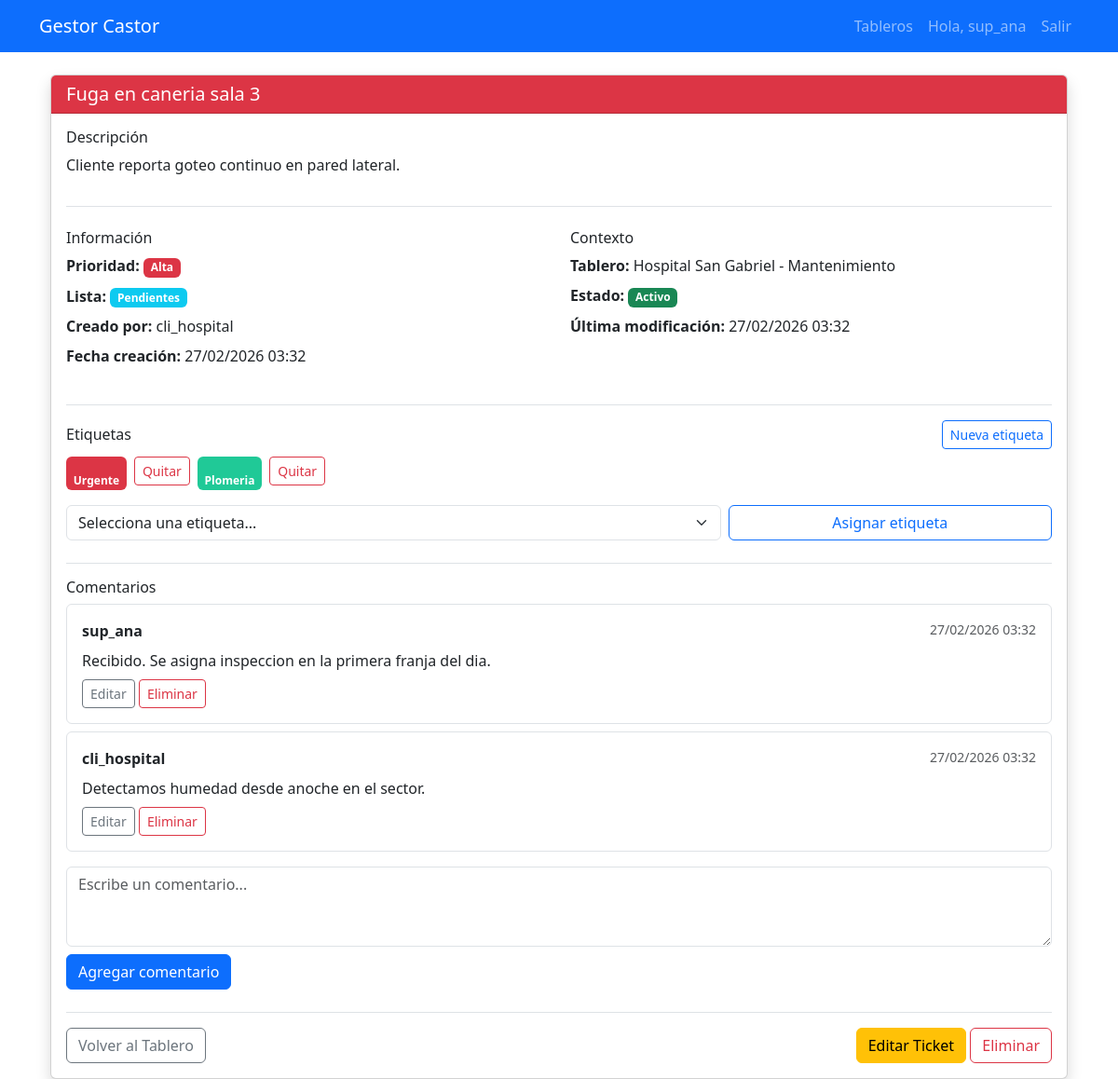
/tickets/1/ (signed in), run on the app's committed database.
### apps/ticket/models.py (models this page shows, shortened)
class Ticket(models.Model):
    PRIORIDAD_CHOICES = [
        (1, 'Baja'),
        (2, 'Media'),
        (3, 'Alta'),
    ]
    titulo = models.CharField(max_length=100)
    descripcion = models.TextField(blank=True, null=True)
    tablero = models.ForeignKey('tablero.Tablero', on_delete=models.CASCADE, related_name='tickets')
    lista = models.ForeignKey('lista.Lista', on_delete=models.CASCADE, related_name='tickets')
    creado_por = models.ForeignKey(User, on_delete=models.SET_NULL, null=True, related_name='tickets_creados') # consideramos ideal nulleable por si el usuario relacionado cambia o es borrado.
    asignado_a = models.ForeignKey(User, on_delete=models.SET_NULL, null=True, blank=True, related_name='tickets_asignados')
    prioridad = models.IntegerField(choices=PRIORIDAD_CHOICES, default=2)
    fecha_creacion = models.DateTimeField(auto_now_add=True)
    fecha_actualizacion = models.DateTimeField(auto_now=True)
    activo = models.BooleanField(default=True)
    class Meta:
        ordering = ['-fecha_creacion'] # ordenamos por fecha.
        verbose_name = 'Ticket'
        verbose_name_plural = 'Tickets'

### apps/lista/models.py (models this page shows, shortened)
class Lista(models.Model):
    titulo = models.CharField(max_length=200)
    orden = models.PositiveIntegerField(default=1) # restrigimos a valores positivos iniciando en 1.
    tablero = models.ForeignKey('tablero.Tablero', on_delete=models.CASCADE, related_name='listas') # cada "columna" pertenece a un tablero.
    fecha_creacion = models.DateTimeField(auto_now_add=True)
    class Meta:
        ordering = ['orden'] # esto es para ordenar las "columnas"
        verbose_name = 'Lista'
        verbose_name_plural = 'Listas'
        unique_together = ('tablero', 'orden') # para que no se pueda posicionar una lista en el mismo lugar de otra. (el id de tablero junto al valor de orden son únicos)

### apps/tablero/models.py (models this page shows, shortened)
class Tablero(models.Model):
    titulo = models.CharField(max_length=100)
    descripcion = models.TextField(blank=True, null=True)
    creado_por = models.ForeignKey(User, on_delete=models.CASCADE, related_name='tableros_creados')
    fecha_creacion = models.DateTimeField(auto_now_add=True)

### apps/etiqueta/models.py (models this page shows, shortened)
class EtiquetaTicket(models.Model):
    ticket = models.ForeignKey('ticket.Ticket', on_delete=models.CASCADE, related_name='ticket_etiquetas')
    etiqueta = models.ForeignKey('Etiqueta', on_delete=models.CASCADE, related_name='etiqueta_tickets')
    fecha_asignacion = models.DateTimeField(auto_now_add=True)
    class Meta:
        unique_together = ('ticket', 'etiqueta') # Asi evitamos que se pueda etiquetar más de una vez con la misma etiqueta a un ticket.
        verbose_name = 'Etiqueta aplicada al ticket'
        verbose_name_plural = 'Etiquetas aplicadas a tickets'

class Etiqueta(models.Model):
    nombre = models.CharField(max_length=100)
    color = models.CharField(max_length=20, default="#cccccc")
    tablero = models.ForeignKey('tablero.Tablero', on_delete=models.CASCADE, related_name='etiquetas')
    fecha_creacion = models.DateTimeField(auto_now_add=True)
    class Meta:
        verbose_name = 'Etiqueta'
        verbose_name_plural = 'Etiquetas'
        ordering = ['nombre'] # Ordenamos alfabeticamente.

### apps/comentario/models.py (models this page shows, shortened)
class Comentario(models.Model):
    ticket = models.ForeignKey('ticket.Ticket', on_delete=models.CASCADE, related_name='comentarios')
    usuario = models.ForeignKey(User, on_delete=models.SET_NULL, null=True, related_name='comentarios_realizados') # esto.. dudo si sea ideal dejarlo en null cuando un usuario sea borrado.
    contenido = models.TextField()
    fecha_creacion = models.DateTimeField(auto_now_add=True)
    fecha_actualizacion = models.DateTimeField(auto_now=True)
    activo = models.BooleanField(default=True)
    class Meta:
        ordering = ['-fecha_creacion']
        verbose_name = 'Comentario'
        verbose_name_plural = 'Comentarios'

### apps/ticket/views.py (the view)
# urls.py: path('<int:pk>/', TicketDetailView.as_view(), name='detalle_ticket'),
class TicketDetailView(LoginRequiredMixin, PermissionRequiredMixin, DetailView):
    model = Ticket
    template_name = 'ticket/detalle_ticket.html'
    context_object_name = 'ticket'
    permission_required = 'ticket.view_ticket'
    def get_queryset(self):
        return Ticket.objects.filter(
            tablero__in=tableros_visibles_para_usuario(self.request.user)
        )
    def get_context_data(self, **kwargs):
        context = super().get_context_data(**kwargs)
        context['etiquetas_disponibles'] = self.object.tablero.etiquetas.exclude(
            etiqueta_tickets__ticket=self.object
        )
        return context

### apps/usuario/permissions.py (called while the page is built)
def tableros_visibles_para_usuario(user):
    if user.is_superuser:
        return Tablero.objects.all()
    return Tablero.objects.filter(
        Q(creado_por=user) | Q(integrantes__usuario=user)
    ).distinct()

### templates/ticket/detalle_ticket.html (shortened to what this page needs)
{% extends 'base.html' %}
{% block content %}
<div class="container mt-4">
    <div class="card shadow">
        <div class="card-header
            {% if ticket.prioridad == 3 %}bg-danger
            {% elif ticket.prioridad == 2 %}bg-warning
            {% else %}bg-secondary{% endif %} text-white">
            <h5 class="mb-0">{{ ticket.titulo }}</h5>
        </div>
        <div class="card-body">
            {% if ticket.descripcion %}
            <div class="mb-4 border-bottom pb-3">
                <h6>Descripción</h6>
                <p>{{ ticket.descripcion }}</p>
            </div>
            {% endif %}
            <div class="row">
                <div class="col-md-6">
                    <h6>Información</h6>
                    <ul class="list-unstyled">
                        <li class="mb-2">
                            <strong>Prioridad:</strong>
                            <span class="badge
                                {% if ticket.prioridad == 3 %}bg-danger
                                {% elif ticket.prioridad == 2 %}bg-warning
                                {% else %}bg-secondary{% endif %}">
                                {{ ticket.get_prioridad_display }}
                            </span>
                        </li>
                        <li class="mb-2">
                            <strong>Lista:</strong>
                            <span class="badge bg-info">
                                {{ ticket.lista.titulo }}
                            </span>
                        </li>
                        <li class="mb-2">
                            <strong>Creado por:</strong>
                            {{ ticket.creado_por.username }}
                        </li>
                        <li class="mb-2">
                            <strong>Fecha creación:</strong>
                            {{ ticket.fecha_creacion|date:"d/m/Y H:i" }}
                        </li>
                    </ul>
                </div>
                <div class="col-md-6">
                    <h6>Contexto</h6>
                    <ul class="list-unstyled">
                        <li class="mb-2">
                            <strong>Tablero:</strong>
                            {{ ticket.tablero.titulo }}
                        </li>
                        <li class="mb-2">
                            <strong>Estado:</strong>
                            {% if ticket.activo %}
                                <span class="badge bg-success">Activo</span>
                            {% else %}
                                <span class="badge bg-secondary">Inactivo</span>
                            {% endif %}
                        </li>
                        <li class="mb-2">
                            <strong>Última modificación:</strong>
                            {{ ticket.fecha_actualizacion|date:"d/m/Y H:i" }}
                        </li>
                    </ul>
                </div>
            </div>
            <div class="mt-4 pt-3 border-top">
                <div class="d-flex justify-content-between align-items-center mb-2">
                    <h6 class="mb-0">Etiquetas</h6>
                    {% if perms.etiqueta.add_etiqueta %}
                        <a href="{% url 'etiqueta:crear' ticket.tablero.id %}" class="btn btn-sm btn-outline-primary">
                            Nueva etiqueta
                        </a>
                    {% endif %}
                </div>
                {% if ticket.ticket_etiquetas.all %}
                    <div class="d-flex flex-wrap gap-2 mb-3">
                        {% for relacion in ticket.ticket_etiquetas.all %}
                            <span class="badge"
                                  style="background-color: {{ relacion.etiqueta.color }}; color: #fff;">
                                {{ relacion.etiqueta.nombre }}
                            </span>
                            {% if perms.etiqueta.change_etiqueta %}
                                <form method="post"
                                      action="{% url 'etiqueta:quitar_ticket' relacion.id %}"
                                      class="d-inline">
                                    <button type="submit" class="btn btn-sm btn-outline-danger">Quitar</button>
                                </form>
                            {% endif %}
                        {% endfor %}
                    </div>
                {% else %}
                    <p class="text-muted mb-3">Este ticket no tiene etiquetas.</p>
                {% endif %}
                {% if perms.etiqueta.change_etiqueta and etiquetas_disponibles %}
                    <form method="post" action="{% url 'etiqueta:asignar_ticket' ticket.id %}" class="row g-2">
                        <div class="col-md-8">
                            <select name="etiqueta_id" class="form-select" required>
                                <option value="">Selecciona una etiqueta...</option>
                            </select>
                        </div>
                        <div class="col-md-4">
                            <button type="submit" class="btn btn-outline-primary w-100">Asignar etiqueta</button>
                        </div>
                    </form>
                {% endif %}
            </div>
            <div class="mt-4 pt-3 border-top">
                <h6>Comentarios</h6>
                {% if ticket.comentarios.all %}
                    <div class="mb-3">
                        {% for comentario in ticket.comentarios.all %}
                            <div class="border rounded p-3 mb-2">
                                <div class="d-flex justify-content-between">
                                    <strong>{{ comentario.usuario.username|default:"Usuario eliminado" }}</strong>
                                    <small class="text-muted">
                                        {{ comentario.fecha_creacion|date:"d/m/Y H:i" }}
                                    </small>
                                </div>
                                <p class="mb-2 mt-2">{{ comentario.contenido }}</p>
                                {% if perms.comentario.change_comentario %}
                                    <a href="{% url 'comentario:editar' comentario.id %}"
                                       class="btn btn-sm btn-outline-secondary">Editar</a>
                                {% endif %}
                                {% if perms.comentario.delete_comentario %}
                                    <a href="{% url 'comentario:eliminar' comentario.id %}"
                                       class="btn btn-sm btn-outline-danger">Eliminar</a>
                                {% endif %}
                            </div>
                        {% endfor %}
                    </div>
                {% else %}
                    <p class="text-muted">Todavía no hay comentarios en este ticket.</p>
                {% endif %}
                {% if perms.comentario.add_comentario %}
                    <form method="post" action="{% url 'comentario:crear' ticket.id %}">
                        <div class="mb-2">
                            <textarea name="contenido"
                                      class="form-control"
                                      rows="3"
                                      placeholder="Escribe un comentario..."
                                      required></textarea>
                        </div>
                        <button type="submit" class="btn btn-primary">Agregar comentario</button>
                    </form>
                {% endif %}
            </div>
            <div class="d-flex justify-content-between mt-4 pt-3 border-top">
                <a href="{% url 'detalle_tablero' ticket.tablero.id %}"
                   class="btn btn-outline-secondary">
                    Volver al Tablero
                </a>
                <div>
                    {% if perms.ticket.change_ticket %}
                        <a href="{% url 'ticket:editar_ticket' ticket.id %}"
                           class="btn btn-warning">
                            Editar Ticket
                        </a>
                    {% endif %}
                    {% if perms.ticket.delete_ticket %}
                        <a href="{% url 'ticket:eliminar_ticket' ticket.id %}"
                           class="btn btn-outline-danger">
                            Eliminar
                        </a>
                    {% endif %}
                </div>
            </div>
        </div>
    </div>
</div>
{% endblock %}

### templates/base.html (shortened to what this page needs)
<!DOCTYPE html>
<html>
<head>
    <link href="https://cdn.jsdelivr.net/npm/bootstrap@5.3.0/dist/css/bootstrap.min.css" rel="stylesheet">
</head>
<body>
    <nav class="navbar navbar-expand-lg navbar-dark bg-primary mb-4">
        <div class="container">
            <a class="navbar-brand" href="{% url 'lista_tableros' %}">Gestor Castor</a>
            <div class="navbar-nav">
                {% if user.is_authenticated %}
                    <a class="nav-link" href="{% url 'lista_tableros' %}">Tableros</a>
                    <a class="nav-link" href="{% url 'usuario:perfil' %}">Hola, {{ user.username }}</a>
                    <form method="post" action="{% url 'usuario:logout' %}" class="d-inline">
                        <button type="submit" class="nav-link btn btn-link">Salir</button>
                    </form>
                {% else %}
                    <a class="nav-link" href="{% url 'usuario:login' %}">Ingresar</a>
                {% endif %}
            </div>
        </div>
    </nav>
    <div class="container mt-3">
        {% block content %}{% endblock %}
    </div>
</body>
</html>

### data on the page
Ticket: titulo "Fuga en caneria sala 3", descripcion "Cliente reporta goteo continuo en pared lateral.", prioridad "Alta", lista.titulo "Pendientes", creado_por.username "cli_hospital", fecha_creacion "27/02/2026 03:32", tablero.titulo "Hospital San Gabriel - Mantenimiento", fecha_actualizacion "27/02/2026 03:32"
EtiquetaTicket: etiqueta.nombre "Urgente"
EtiquetaTicket: etiqueta.nombre "Plomeria"
Comentario: usuario.username "sup_ana", fecha_creacion "27/02/2026 03:32", contenido "Recibido. Se asigna inspeccion en la primera franja del dia."
Comentario: usuario.username "cli_hospital", fecha_creacion "27/02/2026 03:32", contenido "Detectamos humedad desde anoche en el sector."

### other printed values
{{ user.username }} "sup_ana"
